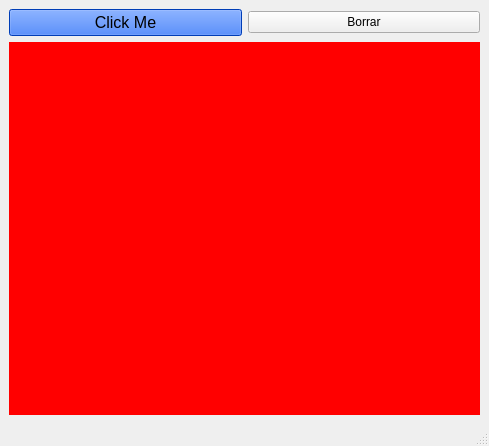
<?xml version="1.0" encoding="UTF-8"?>
<ui version="4.0">
 <class>MainWindow</class>
 <widget class="QMainWindow" name="MainWindow">
  <property name="geometry">
   <rect>
    <x>0</x>
    <y>0</y>
    <width>489</width>
    <height>446</height>
   </rect>
  </property>
  <property name="windowTitle">
   <string>MainWindow</string>
  </property>
  <widget class="QWidget" name="centralwidget">
   <layout class="QVBoxLayout" name="verticalLayout">
    <item>
     <layout class="QHBoxLayout" name="horizontalLayout">
      <item>
       <widget class="QPushButton" name="pushButton_clickMe">
        <property name="font">
         <font>
          <pointsize>12</pointsize>
         </font>
        </property>
        <property name="styleSheet">
         <string notr="true">background-color: rgb(0, 85, 255);</string>
        </property>
        <property name="text">
         <string>Click Me</string>
        </property>
       </widget>
      </item>
      <item>
       <widget class="QPushButton" name="pushButton_delete">
        <property name="text">
         <string>Borrar</string>
        </property>
       </widget>
      </item>
     </layout>
    </item>
    <item>
     <widget class="QLabel" name="label_terminal">
      <property name="font">
       <font>
        <pointsize>10</pointsize>
       </font>
      </property>
      <property name="styleSheet">
       <string notr="true">background-color: rgb(255, 0, 0);</string>
      </property>
      <property name="text">
       <string/>
      </property>
     </widget>
    </item>
   </layout>
  </widget>
  <widget class="QMenuBar" name="menubar">
   <property name="geometry">
    <rect>
     <x>0</x>
     <y>0</y>
     <width>489</width>
     <height>21</height>
    </rect>
   </property>
  </widget>
  <widget class="QStatusBar" name="statusbar"/>
 </widget>
 <resources/>
 <connections/>
</ui>
